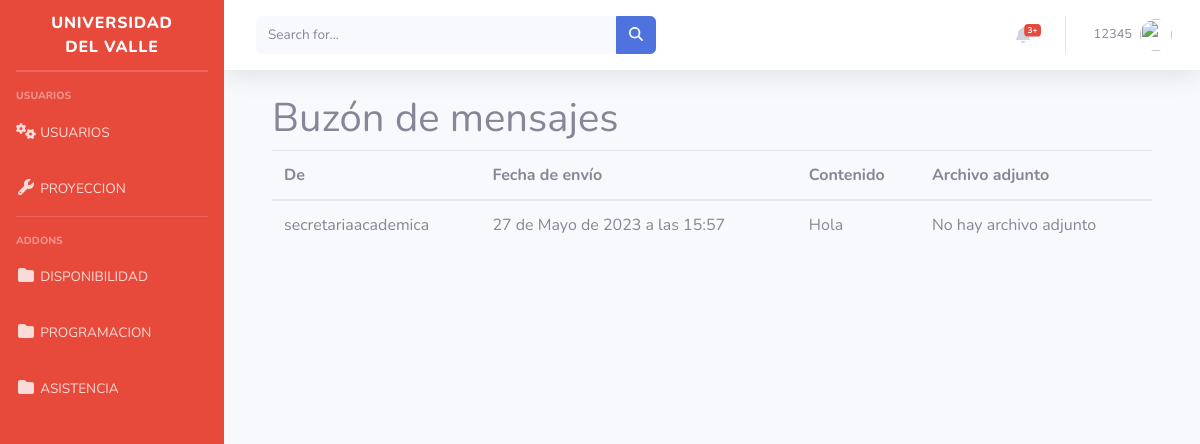
/inicio/buzon-mensajes (signed in), run on the app's committed database.
### inicio/models.py (models this page shows)
class Mensaje(models.Model):
    emisor = models.ForeignKey(User, related_name='mensajes_enviados', on_delete=models.CASCADE)
    receptor = models.ForeignKey(User, related_name='mensajes_recibidos', on_delete=models.CASCADE)
    contenido = models.TextField()
    archivo_adjunto = models.FileField(upload_to='archivos_adjuntos/', blank=True, null=True)
    fecha_envio = models.DateTimeField(auto_now_add=True)

### inicio/views.py (the view)
# urls.py: path('buzon-mensajes', views.buzon_mensajes, name='buzon_mensajes'),
def buzon_mensajes(request):
    mensajes_recibidos = Mensaje.objects.filter(receptor=request.user).order_by('-fecha_envio')
    return render(request, 'buzon_mensajes.html', {'mensajes_recibidos': mensajes_recibidos})

### inicio/templates/buzon_mensajes.html
{% extends "base.html" %}
{% block content %}
  <div class="container">
    <h1>Buzón de mensajes</h1>
    <table class="table">
      <thead>
        <tr>
          <th>De</th>
          <th>Fecha de envío</th>
          <th>Contenido</th>
          <th>Archivo adjunto</th>
        </tr>
      </thead>
      <tbody>
        {% for mensaje in mensajes_recibidos %}
          <tr>
            <td>{{ mensaje.emisor }}</td>
            <td>{{ mensaje.fecha_envio }}</td>
            <td>{{ mensaje.contenido }}</td>
            <td>
              {% if mensaje.archivo_adjunto %}
                <a href="{{ mensaje.archivo_adjunto.url }}">{{ mensaje.archivo_adjunto.name }}</a>
              {% else %}
                No hay archivo adjunto
              {% endif %}
            </td>
          </tr>
        {% empty %}
          <tr>
            <td colspan="4">No tienes mensajes recibidos.</td>
          </tr>
        {% endfor %}
      </tbody>
    </table>
  </div>
{% endblock %}

### inicio/templates/base.html (shortened to what this page needs)
{% load static %}
<!DOCTYPE html>
<html lang="en">
<head>
    <link rel="stylesheet" href="{% static 'css/sb-admin-2.css' %}">
    <link rel="stylesheet" href="{% static 'css/sb-admin-2.min.css' %}">
<link href="{% static 'css/all.min.css' %}" rel="stylesheet">
 <link href="{% static 'vendor/fontawesome-free/css/all.min.css' %}" rel="stylesheet" type="text/css">
 <link href="css/sb-admin-2.min.css" rel="stylesheet">
</head>
<body id="page-top">
    <div id="wrapper">
        <ul class="navbar-nav bg-danger sidebar sidebar-dark accordion" id="accordionSidebar">
            <a class="sidebar-brand d-flex align-items-center justify-content-center" href="{%url 'Inicio'%}">
                <div class="sidebar-brand-text mx-3">UNIVERSIDAD DEL VALLE</div>
            </a>
            <hr class="sidebar-divider my-0">
            <hr class="sidebar-divider">
            <div class="sidebar-heading">
             USUARIOS
            </div>
            <li class="nav-item">
                <a class="nav-link collapsed" href="#" data-toggle="collapse" data-target="#collapseTwo"
                    aria-expanded="true" aria-controls="collapseTwo">
                    <i class="fas fa-fw fa-cogs"></i>
                    <span>USUARIOS</span>
                </a>
            </li>
            <li class="nav-item">
                <a class="nav-link collapsed" href="#" data-toggle="collapse" data-target="#collapseUtilities"
                    aria-expanded="true" aria-controls="collapseUtilities">
                    <i class="fas fa-fw fa-wrench"></i>
                    <span>PROYECCION</span>
                </a>
            </li>
            <hr class="sidebar-divider">
            <div class="sidebar-heading">
                Addons
            </div>
            <li class="nav-item">
                <a class="nav-link collapsed" href="#" data-toggle="collapse" data-target="#collapsePages"
                    aria-expanded="true" aria-controls="collapsePages">
                    <i class="fas fa-fw fa-folder"></i>
                    <span>DISPONIBILIDAD</span>
                </a>
            </li>
            <li class="nav-item">
                <a class="nav-link collapsed" href="#" data-toggle="collapse" data-target="#collapsePages2"
                    aria-expanded="true" aria-controls="collapsePages2">
                    <i class="fas fa-fw fa-folder"></i>
                    <span>PROGRAMACION</span>
                </a>
            </li>
            <li class="nav-item">
                <a class="nav-link collapsed" href="#" data-toggle="collapse" data-target="#collapsePages3"
                    aria-expanded="true" aria-controls="collapsePages3">
                    <i class="fas fa-fw fa-folder"></i>
                    <span>ASISTENCIA</span>
                </a>
            </li>
        </ul>
        <div id="content-wrapper" class="d-flex flex-column">
            <div id="content">
                <nav class="navbar navbar-expand navbar-light bg-white topbar mb-4 static-top shadow">
                    <form
                        class="d-none d-sm-inline-block form-inline mr-auto ml-md-3 my-2 my-md-0 mw-100 navbar-search">
                        <div class="input-group">
                            <input type="text" class="form-control bg-light border-0 small" placeholder="Search for..."
                                aria-label="Search" aria-describedby="basic-addon2">
                            <div class="input-group-append">
                                <button class="btn btn-primary" type="button">
                                    <i class="fas fa-search fa-sm"></i>
                                </button>
                            </div>
                        </div>
                    </form>
                    <ul class="navbar-nav ml-auto">
                        <li class="nav-item dropdown no-arrow mx-1">
                            <a class="nav-link dropdown-toggle" href="#" id="alertsDropdown" role="button"
                                data-toggle="dropdown" aria-haspopup="true" aria-expanded="false">
                                <i class="fas fa-bell fa-fw"></i>
                                <span class="badge badge-danger badge-counter">3+</span>
                            </a>
                        </li>
                        <li class="nav-item dropdown no-arrow">
                            <a class="nav-link dropdown-toggle" href="#" id="userDropdown" role="button"
                                data-toggle="dropdown" aria-haspopup="true" aria-expanded="false">
                                <span class="mr-2 d-none d-lg-inline text-gray-600 small">{{ user.username }}</span>
                                <img class="img-profile rounded-circle"
                                    src="{% static 'img/undraw_profile.svg'%}">
                            </a>
                        </li>
                    </ul>
                </nav>
                <div class="content-wrapper">
                    <section class="content">
                        <div class="container-fluid">
                            {% block content %}
                            {% endblock %}
                        </div>
                    </section>
                </div>
</body>
</html>

### data on the page
Mensaje: emisor "secretariaacademica", fecha_envio "27 de Mayo de 2023 a las 15:57", contenido "Hola", archivo_adjunto "No hay archivo adjunto"

### other printed values
{{ user.username }} "12345"
